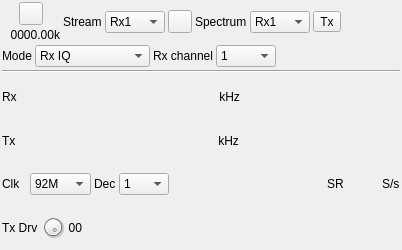
<?xml version="1.0" encoding="UTF-8"?>
<ui version="4.0">
 <class>SpectranMISOGui</class>
 <widget class="QWidget" name="SpectranMISOGui">
  <property name="geometry">
   <rect>
    <x>0</x>
    <y>0</y>
    <width>402</width>
    <height>250</height>
   </rect>
  </property>
  <property name="sizePolicy">
   <sizepolicy hsizetype="Fixed" vsizetype="Fixed">
    <horstretch>0</horstretch>
    <verstretch>0</verstretch>
   </sizepolicy>
  </property>
  <property name="minimumSize">
   <size>
    <width>400</width>
    <height>250</height>
   </size>
  </property>
  <property name="maximumSize">
   <size>
    <width>402</width>
    <height>250</height>
   </size>
  </property>
  <property name="font">
   <font>
    <family>Liberation Sans</family>
    <pointsize>9</pointsize>
    <weight>50</weight>
    <italic>false</italic>
    <bold>false</bold>
   </font>
  </property>
  <property name="windowTitle">
   <string>Spectran MISO</string>
  </property>
  <layout class="QVBoxLayout" name="verticalLayout">
   <property name="spacing">
    <number>3</number>
   </property>
   <property name="leftMargin">
    <number>2</number>
   </property>
   <property name="topMargin">
    <number>2</number>
   </property>
   <property name="rightMargin">
    <number>2</number>
   </property>
   <property name="bottomMargin">
    <number>2</number>
   </property>
   <item>
    <layout class="QHBoxLayout" name="streamLayout">
     <item>
      <layout class="QVBoxLayout" name="deviceUILayout">
       <item>
        <layout class="QHBoxLayout" name="deviceButtonsLayout">
         <item>
          <widget class="ButtonSwitch" name="startStop">
           <property name="toolTip">
            <string>start/stop acquisition</string>
           </property>
           <property name="text">
            <string/>
           </property>
           <property name="icon">
            <iconset resource="../../../sdrgui/resources/res.qrc">
             <normaloff>:/play.png</normaloff>
             <normalon>:/stop.png</normalon>:/play.png</iconset>
           </property>
          </widget>
         </item>
        </layout>
       </item>
       <item>
        <layout class="QHBoxLayout" name="deviceRateLayout">
         <item>
          <widget class="QLabel" name="deviceRateText">
           <property name="minimumSize">
            <size>
             <width>58</width>
             <height>0</height>
            </size>
           </property>
           <property name="toolTip">
            <string>I/Q sample rate kS/s</string>
           </property>
           <property name="text">
            <string>0000.00k</string>
           </property>
           <property name="alignment">
            <set>Qt::AlignRight|Qt::AlignTrailing|Qt::AlignVCenter</set>
           </property>
          </widget>
         </item>
        </layout>
       </item>
      </layout>
     </item>
     <item>
      <widget class="QLabel" name="label">
       <property name="text">
        <string>Stream</string>
       </property>
      </widget>
     </item>
     <item>
      <widget class="QComboBox" name="streamIndex">
       <property name="minimumSize">
        <size>
         <width>60</width>
         <height>0</height>
        </size>
       </property>
       <property name="toolTip">
        <string>Select stream to which settings apply </string>
       </property>
       <item>
        <property name="text">
         <string>Rx1</string>
        </property>
       </item>
       <item>
        <property name="text">
         <string>Rx2</string>
        </property>
       </item>
       <item>
        <property name="text">
         <string>Tx</string>
        </property>
       </item>
      </widget>
     </item>
     <item>
      <widget class="QToolButton" name="streamLock">
       <property name="toolTip">
        <string>Lock spectrum display to stream selection</string>
       </property>
       <property name="text">
        <string/>
       </property>
       <property name="icon">
        <iconset resource="../../../sdrgui/resources/res.qrc">
         <normaloff>:/unlocked.png</normaloff>
         <normalon>:/locked.png</normalon>:/unlocked.png</iconset>
       </property>
       <property name="checkable">
        <bool>true</bool>
       </property>
      </widget>
     </item>
     <item>
      <widget class="QLabel" name="spectrumSourceLabel">
       <property name="text">
        <string>Spectrum</string>
       </property>
      </widget>
     </item>
     <item>
      <widget class="QComboBox" name="spectrumSource">
       <property name="minimumSize">
        <size>
         <width>60</width>
         <height>0</height>
        </size>
       </property>
       <property name="maximumSize">
        <size>
         <width>60</width>
         <height>16777215</height>
        </size>
       </property>
       <property name="toolTip">
        <string>Select stream for main spectrum source</string>
       </property>
       <item>
        <property name="text">
         <string>Rx1</string>
        </property>
       </item>
       <item>
        <property name="text">
         <string>Rx2</string>
        </property>
       </item>
       <item>
        <property name="text">
         <string>Tx</string>
        </property>
       </item>
      </widget>
     </item>
     <item>
      <widget class="ButtonSwitch" name="txEnable">
       <property name="toolTip">
        <string>Enable/disable Tx</string>
       </property>
       <property name="text">
        <string>Tx</string>
       </property>
      </widget>
     </item>
     <item>
      <spacer name="horizontalSpacer_7">
       <property name="orientation">
        <enum>Qt::Horizontal</enum>
       </property>
       <property name="sizeHint" stdset="0">
        <size>
         <width>40</width>
         <height>20</height>
        </size>
       </property>
      </spacer>
     </item>
    </layout>
   </item>
   <item>
    <layout class="QHBoxLayout" name="switchesLayout">
     <item>
      <widget class="QLabel" name="modeLabel">
       <property name="minimumSize">
        <size>
         <width>30</width>
         <height>0</height>
        </size>
       </property>
       <property name="text">
        <string>Mode</string>
       </property>
      </widget>
     </item>
     <item>
      <widget class="QComboBox" name="mode">
       <property name="minimumSize">
        <size>
         <width>100</width>
         <height>0</height>
        </size>
       </property>
       <property name="toolTip">
        <string>Select mode</string>
       </property>
       <item>
        <property name="text">
         <string>Rx IQ</string>
        </property>
       </item>
       <item>
        <property name="text">
         <string>Rx1+Rx2 IQ</string>
        </property>
       </item>
       <item>
        <property name="text">
         <string>Tx IQ</string>
        </property>
       </item>
       <item>
        <property name="text">
         <string>Rx + Tx IQ</string>
        </property>
       </item>
       <item>
        <property name="text">
         <string>Rx Raw</string>
        </property>
       </item>
       <item>
        <property name="text">
         <string>Rx1 + Rx2 Raw</string>
        </property>
       </item>
      </widget>
     </item>
     <item>
      <widget class="QLabel" name="rxChannelLabel">
       <property name="minimumSize">
        <size>
         <width>30</width>
         <height>0</height>
        </size>
       </property>
       <property name="text">
        <string>Rx channel</string>
       </property>
      </widget>
     </item>
     <item>
      <widget class="QComboBox" name="rxChannel">
       <property name="minimumSize">
        <size>
         <width>60</width>
         <height>0</height>
        </size>
       </property>
       <property name="toolTip">
        <string>Select Rx channel in single Rx mode</string>
       </property>
       <item>
        <property name="text">
         <string>1</string>
        </property>
       </item>
       <item>
        <property name="text">
         <string>2</string>
        </property>
       </item>
      </widget>
     </item>
     <item>
      <spacer name="horizontalSpacer_3">
       <property name="orientation">
        <enum>Qt::Horizontal</enum>
       </property>
       <property name="sizeHint" stdset="0">
        <size>
         <width>40</width>
         <height>20</height>
        </size>
       </property>
      </spacer>
     </item>
    </layout>
   </item>
   <item>
    <widget class="Line" name="line_2">
     <property name="orientation">
      <enum>Qt::Horizontal</enum>
     </property>
    </widget>
   </item>
   <item>
    <layout class="QHBoxLayout" name="RxLayout_freq">
     <item>
      <widget class="QLabel" name="rxFrequencyLabel">
       <property name="text">
        <string>Rx</string>
       </property>
      </widget>
     </item>
     <item>
      <spacer name="horizontalSpacer">
       <property name="orientation">
        <enum>Qt::Horizontal</enum>
       </property>
       <property name="sizeHint" stdset="0">
        <size>
         <width>0</width>
         <height>0</height>
        </size>
       </property>
      </spacer>
     </item>
     <item>
      <widget class="ValueDial" name="rxCenterFrequency" native="true">
       <property name="sizePolicy">
        <sizepolicy hsizetype="Maximum" vsizetype="Maximum">
         <horstretch>0</horstretch>
         <verstretch>0</verstretch>
        </sizepolicy>
       </property>
       <property name="minimumSize">
        <size>
         <width>32</width>
         <height>16</height>
        </size>
       </property>
       <property name="font">
        <font>
         <family>Liberation Mono</family>
         <pointsize>16</pointsize>
         <weight>50</weight>
         <italic>false</italic>
         <bold>false</bold>
        </font>
       </property>
       <property name="cursor">
        <cursorShape>PointingHandCursor</cursorShape>
       </property>
       <property name="focusPolicy">
        <enum>Qt::StrongFocus</enum>
       </property>
       <property name="toolTip">
        <string>Tuner center frequency in kHz</string>
       </property>
      </widget>
     </item>
     <item>
      <widget class="QLabel" name="freqUnits">
       <property name="text">
        <string> kHz</string>
       </property>
      </widget>
     </item>
     <item>
      <spacer name="horizontalSpacer_2">
       <property name="orientation">
        <enum>Qt::Horizontal</enum>
       </property>
       <property name="sizeHint" stdset="0">
        <size>
         <width>0</width>
         <height>0</height>
        </size>
       </property>
      </spacer>
     </item>
    </layout>
   </item>
   <item>
    <layout class="QHBoxLayout" name="TxLayout_freq">
     <item>
      <widget class="QLabel" name="rxFrequencyLabel_2">
       <property name="text">
        <string>Tx</string>
       </property>
      </widget>
     </item>
     <item>
      <spacer name="horizontalSpacer_6">
       <property name="orientation">
        <enum>Qt::Horizontal</enum>
       </property>
       <property name="sizeHint" stdset="0">
        <size>
         <width>0</width>
         <height>0</height>
        </size>
       </property>
      </spacer>
     </item>
     <item>
      <widget class="ValueDial" name="txCenterFrequency" native="true">
       <property name="sizePolicy">
        <sizepolicy hsizetype="Maximum" vsizetype="Maximum">
         <horstretch>0</horstretch>
         <verstretch>0</verstretch>
        </sizepolicy>
       </property>
       <property name="minimumSize">
        <size>
         <width>32</width>
         <height>16</height>
        </size>
       </property>
       <property name="font">
        <font>
         <family>Liberation Mono</family>
         <pointsize>16</pointsize>
         <weight>50</weight>
         <italic>false</italic>
         <bold>false</bold>
        </font>
       </property>
       <property name="cursor">
        <cursorShape>PointingHandCursor</cursorShape>
       </property>
       <property name="focusPolicy">
        <enum>Qt::StrongFocus</enum>
       </property>
       <property name="toolTip">
        <string>Tuner center frequency in kHz</string>
       </property>
      </widget>
     </item>
     <item>
      <widget class="QLabel" name="freqUnits_2">
       <property name="text">
        <string> kHz</string>
       </property>
      </widget>
     </item>
     <item>
      <spacer name="horizontalSpacer_8">
       <property name="orientation">
        <enum>Qt::Horizontal</enum>
       </property>
       <property name="sizeHint" stdset="0">
        <size>
         <width>0</width>
         <height>0</height>
        </size>
       </property>
      </spacer>
     </item>
    </layout>
   </item>
   <item>
    <layout class="QHBoxLayout" name="autoCorrectionsLayout">
     <item>
      <widget class="QLabel" name="clockRateLabel">
       <property name="sizePolicy">
        <sizepolicy hsizetype="Maximum" vsizetype="Preferred">
         <horstretch>0</horstretch>
         <verstretch>0</verstretch>
        </sizepolicy>
       </property>
       <property name="minimumSize">
        <size>
         <width>25</width>
         <height>0</height>
        </size>
       </property>
       <property name="text">
        <string>Clk</string>
       </property>
      </widget>
     </item>
     <item>
      <widget class="QComboBox" name="clockrateIndex">
       <property name="maximumSize">
        <size>
         <width>70</width>
         <height>16777215</height>
        </size>
       </property>
       <property name="toolTip">
        <string>Clock rate in raw mode</string>
       </property>
       <item>
        <property name="text">
         <string>92M</string>
        </property>
       </item>
       <item>
        <property name="text">
         <string>122M</string>
        </property>
       </item>
       <item>
        <property name="text">
         <string>245M</string>
        </property>
       </item>
       <item>
        <property name="text">
         <string>46M</string>
        </property>
       </item>
       <item>
        <property name="text">
         <string>61M</string>
        </property>
       </item>
       <item>
        <property name="text">
         <string>76M</string>
        </property>
       </item>
      </widget>
     </item>
     <item>
      <widget class="QLabel" name="decimationLabel">
       <property name="text">
        <string>Dec</string>
       </property>
      </widget>
     </item>
     <item>
      <widget class="QComboBox" name="log2Decim">
       <property name="maximumSize">
        <size>
         <width>50</width>
         <height>16777215</height>
        </size>
       </property>
       <property name="toolTip">
        <string>Decimation in raw mode</string>
       </property>
       <item>
        <property name="text">
         <string>1</string>
        </property>
       </item>
       <item>
        <property name="text">
         <string>2</string>
        </property>
       </item>
       <item>
        <property name="text">
         <string>4</string>
        </property>
       </item>
       <item>
        <property name="text">
         <string>8</string>
        </property>
       </item>
       <item>
        <property name="text">
         <string>16</string>
        </property>
       </item>
       <item>
        <property name="text">
         <string>32</string>
        </property>
       </item>
       <item>
        <property name="text">
         <string>64</string>
        </property>
       </item>
       <item>
        <property name="text">
         <string>128</string>
        </property>
       </item>
       <item>
        <property name="text">
         <string>256</string>
        </property>
       </item>
       <item>
        <property name="text">
         <string>512</string>
        </property>
       </item>
      </widget>
     </item>
     <item>
      <spacer name="horizontalSpacer_4">
       <property name="orientation">
        <enum>Qt::Horizontal</enum>
       </property>
       <property name="sizeHint" stdset="0">
        <size>
         <width>40</width>
         <height>20</height>
        </size>
       </property>
      </spacer>
     </item>
     <item>
      <widget class="QLabel" name="sampleRateLabel">
       <property name="text">
        <string>SR</string>
       </property>
      </widget>
     </item>
     <item>
      <widget class="ValueDial" name="sampleRate" native="true">
       <property name="sizePolicy">
        <sizepolicy hsizetype="Maximum" vsizetype="Maximum">
         <horstretch>0</horstretch>
         <verstretch>0</verstretch>
        </sizepolicy>
       </property>
       <property name="minimumSize">
        <size>
         <width>32</width>
         <height>16</height>
        </size>
       </property>
       <property name="font">
        <font>
         <family>Liberation Mono</family>
         <pointsize>12</pointsize>
         <weight>50</weight>
         <italic>false</italic>
         <bold>false</bold>
        </font>
       </property>
       <property name="cursor">
        <cursorShape>PointingHandCursor</cursorShape>
       </property>
       <property name="toolTip">
        <string>Sample rate in IQ mode</string>
       </property>
      </widget>
     </item>
     <item>
      <widget class="QLabel" name="samplerateUnit">
       <property name="text">
        <string>S/s</string>
       </property>
      </widget>
     </item>
    </layout>
   </item>
   <item>
    <layout class="QHBoxLayout" name="miscControlsLayout">
     <item>
      <widget class="QLabel" name="txDriveLabel">
       <property name="text">
        <string>Tx Drv</string>
       </property>
      </widget>
     </item>
     <item>
      <widget class="QDial" name="txDrive">
       <property name="maximumSize">
        <size>
         <width>24</width>
         <height>24</height>
        </size>
       </property>
       <property name="toolTip">
        <string>Tx drive level (0: off)</string>
       </property>
       <property name="maximum">
        <number>15</number>
       </property>
       <property name="pageStep">
        <number>1</number>
       </property>
       <property name="value">
        <number>15</number>
       </property>
      </widget>
     </item>
     <item>
      <widget class="QLabel" name="txDriveText">
       <property name="text">
        <string>00</string>
       </property>
       <property name="alignment">
        <set>Qt::AlignRight|Qt::AlignTrailing|Qt::AlignVCenter</set>
       </property>
      </widget>
     </item>
     <item>
      <spacer name="horizontalSpacer_5">
       <property name="orientation">
        <enum>Qt::Horizontal</enum>
       </property>
       <property name="sizeHint" stdset="0">
        <size>
         <width>40</width>
         <height>20</height>
        </size>
       </property>
      </spacer>
     </item>
    </layout>
   </item>
  </layout>
 </widget>
 <customwidgets>
  <customwidget>
   <class>ValueDial</class>
   <extends>QWidget</extends>
   <header>gui/valuedial.h</header>
   <container>1</container>
  </customwidget>
  <customwidget>
   <class>ButtonSwitch</class>
   <extends>QToolButton</extends>
   <header>gui/buttonswitch.h</header>
  </customwidget>
 </customwidgets>
 <resources>
  <include location="../../../sdrgui/resources/res.qrc"/>
 </resources>
 <connections/>
</ui>
